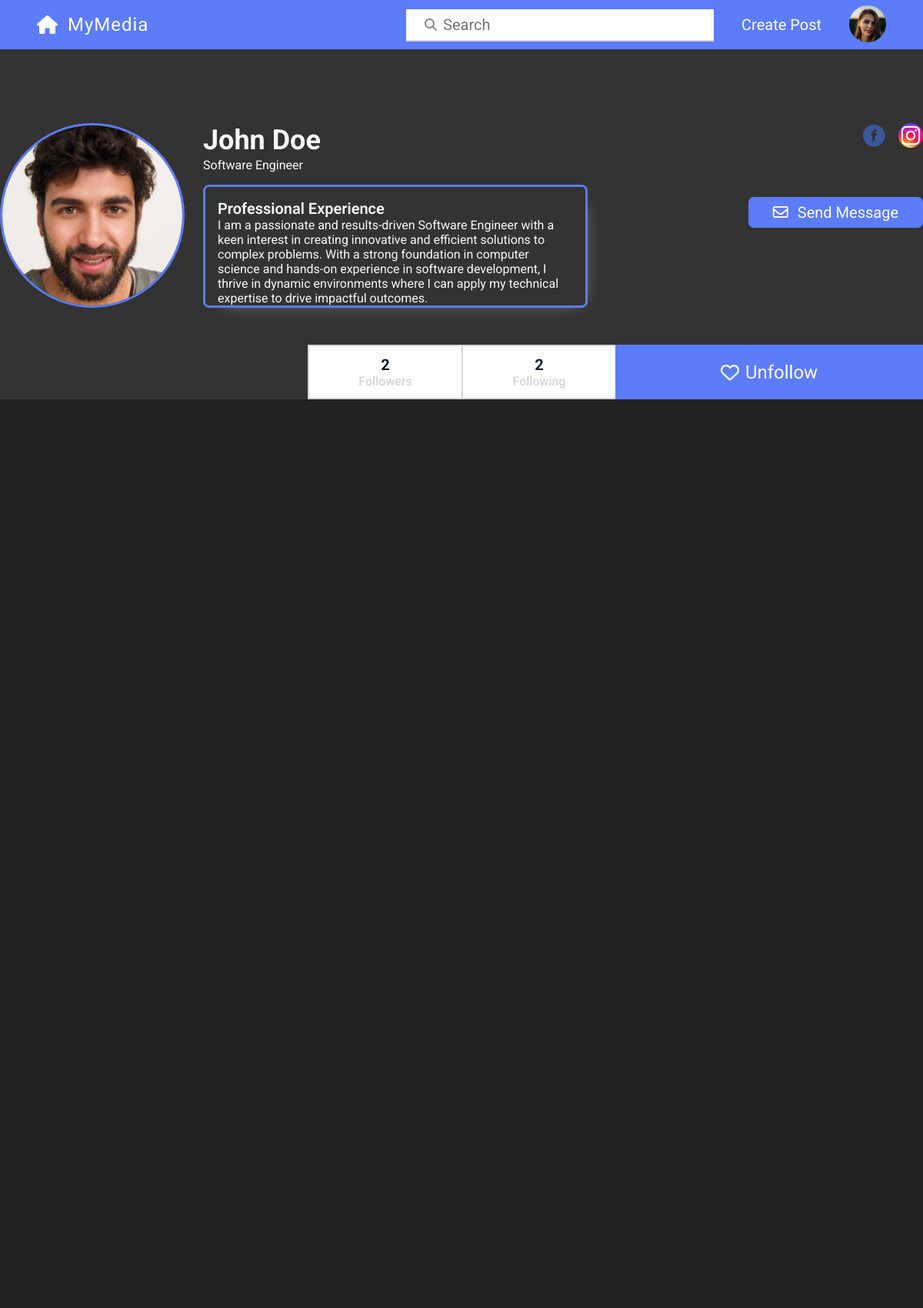
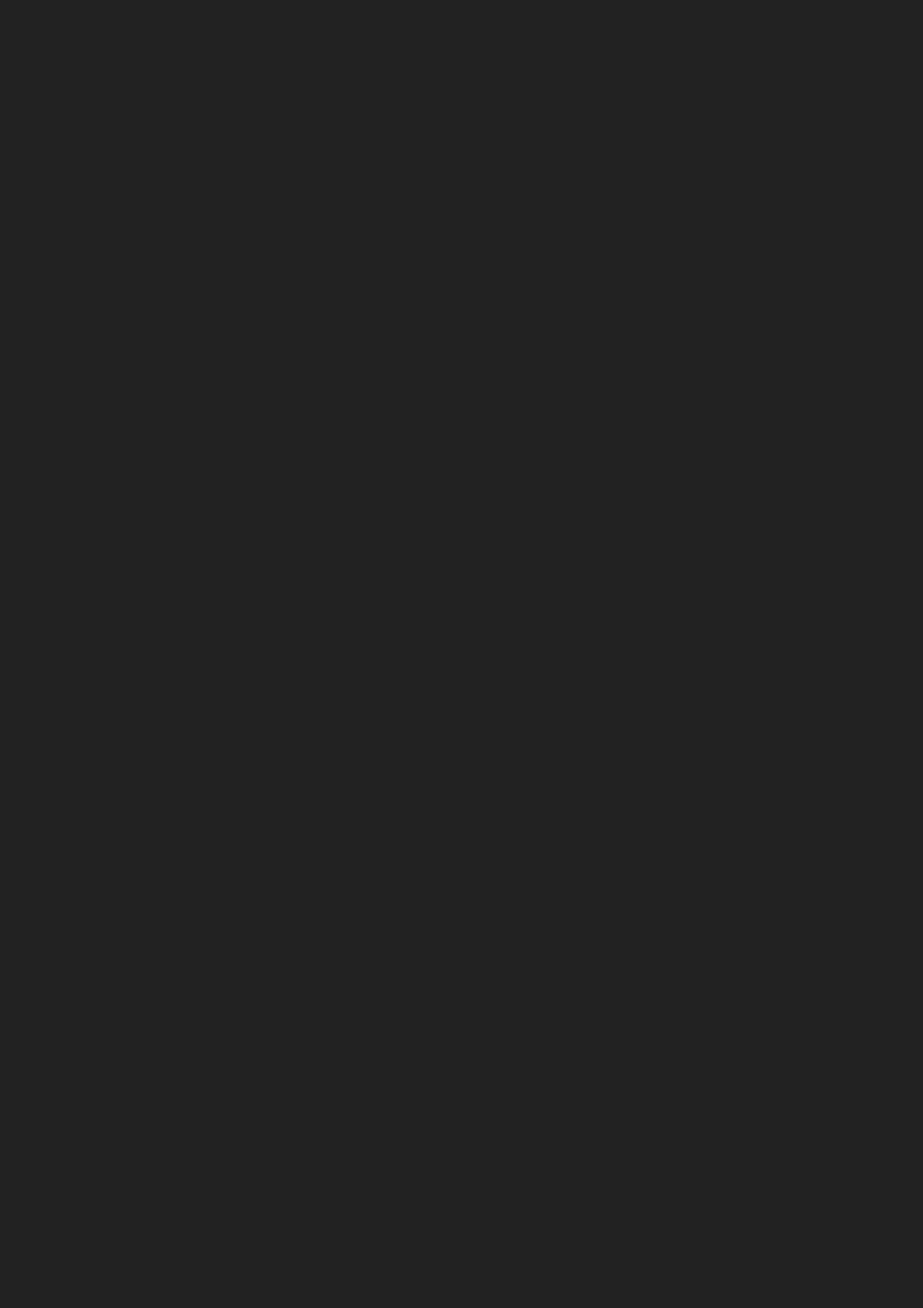
The page /php/views/userProfile.php?userID=1 (signed in, upper part) on the database its author committed (2 pictures, top to bottom).
### tables this page shows
CREATE TABLE `users` (
  `id` int(10) UNSIGNED NOT NULL,
  `name` varchar(255) NOT NULL,
  `surname` varchar(255) NOT NULL,
  `username` varchar(255) NOT NULL,
  `email` varchar(255) NOT NULL,
  `job` varchar(255) NOT NULL,
  `bio` text NOT NULL,
  `password` varchar(255) DEFAULT NULL
);

### php/models/Model.php (called while the page is built, shortened)
<?php
class Model {
    private $host = "localhost";
    private $dbname = "socialmediaapp";
    private $username = "root";
    private $password = "";
    protected $conn;
    protected function __construct() {
        try {
            $this->conn = new PDO("mysql:host=$this->host;dbname=$this->dbname;charset=utf8mb4", $this->username, $this->password);
            $this->conn->setAttribute(PDO::ATTR_ERRMODE, PDO::ERRMODE_EXCEPTION);
        } catch (PDOException $e) {
            echo "Connection failed: " . $e->getMessage();
            die();
        }
    }
    protected function prepareQuery($query)
    {
       return $this->conn->prepare($query);
    }
}
?>

### php/models/UserModel.php (called while the page is built, shortened)
<?php
require_once "Model.php";
class UserModel extends Model {
    public function getAllUserDataById($userID)
    {
        $query = "SELECT name,surname,username,email,job,bio,twitterLink,instagramLink,facebookLink,linkedinLink FROM users LEFT OUTER JOIN sociallinks on users.id=sociallinks.user_id WHERE users.id = :userID";
        $stmt = $this->prepareQuery($query);
        $stmt->bindParam(":userID",$userID);
        $stmt->execute();
        $row = $stmt->fetch(PDO::FETCH_ASSOC);
        $data[]=array(
            'name'=>$row['name'],
            'surname'=>$row['surname'],
            'username'=>$row['username'],
            'email'=>$row['email'],
            'job'=>$row['job'],
            'bio'=>$row['bio'],
            'twitter'=>$row['twitterLink'],
            'facebook'=>$row['facebookLink'],
            'instagram'=>$row['instagramLink'],
            'linkedin'=>$row['linkedinLink'],
        );
        return $data;
    }
    public function getUserFollowersAndFollowingCount($userID){
        $query = "
            SELECT
                SUM(CASE WHEN follower_id = :userID THEN 1 ELSE 0 END) AS following_count,
                SUM(CASE WHEN following_id = :userID THEN 1 ELSE 0 END) AS followers_count
            FROM follows
            WHERE follower_id = :userID OR following_id = :userID
        ";
        $stmt = $this->prepareQuery($query);
        $stmt->bindParam(":userID", $userID);
        $stmt->execute();
        $row = $stmt->fetch(PDO::FETCH_ASSOC);
        return [
            'followers_count' => $row['followers_count'],
            'following_count' => $row['following_count'],
        ];
    }
}
?>

### php/views/userProfile.php (the view, shortened to what this page needs)
<!DOCTYPE html>
<html lang="en">
<head>
    <link rel="stylesheet" href="../../styles/main.css">
    <link rel="stylesheet" href="../../styles/userProfile.css">
</head>
<body data-theme='dark'>
    <?php
    include "../models/UserModel.php";
    $userID = isset($_GET['userID']) ? $_GET['userID'] : -1;
    $photoURLProfile = file_exists("../../images/profilePhotos/userPhoto_".$userID.".png")?"../../images/profilePhotos/userPhoto_".$userID.'.png':'../../images/profilePhotos/userPhoto_default.png';
    $userModel = new UserModel();
    $userData = $userModel->getAllUserDataById($userID);
    if ($userData[0]) {
        $name = $userData[0]['name'];
        $surname = $userData[0]['surname'];
        $job = $userData[0]['job'];
        $bio =$userData[0]['bio'];
        $instagramLink = $userData[0]['instagram'];
        $facebookLink = $userData[0]['facebook'];
        $followsData = $userModel->getUserFollowersAndFollowingCount($userID);
        $followingCount= $followsData['following_count'];
        $followersCount=  $followsData['followers_count'];
    } else {
        header('Location: 404.php');
    }
    ?>
    <header class="userProfile__section--gray">
    <?php
    require "../includes/navbar.php" ;
    ?>
        <div class="userProfile__header container">
            <div class="userProfile__header__info">
                <img src="<?=$photoURLProfile ?>" class="userProfile__photo"/>
                <div>
                    <h1 class="userProfile__name"><?= $name." ".$surname?></h1>
                    <h2 class="userProfile__occupation"><?= $job?></h2>
                    <p class="userProfile__description <?=$bio==''?'hidden':''?>">
                        <span>Professional Experience</span></br>
                        <?=$bio?>
                    </p>
                </div>
            </div>
            <div class="userProfile__header__socials">
                <ul class="userProfile__socials__container">
                    <?=
                        isset($facebookLink)&&$facebookLink!=NULL?'
                        <li>
                            <a href="'.$facebookLink.'" target="_blank">
                                <img src="../../images/icons/facebookIcon.webp" alt="Facebook Logo" class="userProfile__socials__image"/>
                            </a>
                        </li>':'';
                    ?>
                    <?=
                        isset($instagramLink)&&$instagramLink!=NULL?'
                        <li>
                            <a href="'.$instagramLink.'" target="_blank">
                                <img src="../../images/icons/instagramIcon.webp" alt="Instagram Logo" class="userProfile__socials__image"/>
                            </a>
                        </li>':'';
                    ?>
                </ul>
                <?php
                if($currentUserID==$userID)
                    echo ' <a class="btn--primary" id="message__btn" href="profileSettingsView.php"><i class="fa-solid fa-gear"></i>Edit Profile</a>';
                else{
                    echo ' <a class="btn--primary" id="message__btn" href="conversationView.php"><i class="fa-regular fa-envelope"></i>Send Message</a>';
                }
                ?>
            </div>
        </div>
        <div class="followers__container container">
            <div class="followers__element">
                <h4><?=$followersCount?></h4>
                <p>Followers</p>
            </div>
            <div class="followers__element <?=$currentUserID==$userID?'followers__element__rightBorder':''?>">
                <h4><?=$followingCount?></h4>
                <p>Following</p>
            </div>
            <?php
            if($currentUserID!=$userID)
            {
                $queryStr = 'SELECT follows.id from follows where follower_id = :currentUserID and following_id =:userID;';
                $dsn = "mysql:host=localhost;dbname=socialmediaapp;charset=utf8mb4";
                $username = "root";
                $password = "";
                $pdo = new PDO($dsn, $username, $password);
                $stmt = $pdo->prepare($queryStr);
                $stmt->bindParam(':userID', $userID);
                $stmt->bindParam(':currentUserID', $currentUserID);
                $stmt->execute();
                $rowCount = $stmt->rowCount();
                if ($rowCount > 0) {
                    echo '<button class="btn--primary unfollow__btn" id="followers__btn"><i class="fa-regular fa-heart"></i>Unfollow</button>';
                } else {
                    echo '<button class="btn--primary follow__btn" id="followers__btn"><i class="fa-solid fa-heart"></i>Follow</button>';
                }
            }
            ?>
        </div>
    </header>
    <section class="post__section">
        <?php include "../includes/postContainer.php";
        ?>
    </section>
</body>
</html>

### styles/main.css (style rules this page uses)
:root { --blue-main: #5c7cfa; --blue-main_light:#748ffc; --error-color:#fa5252; --main-light:white; --secondary-light:#d3d4d9; --main-dark:#0a1f30; --section-gray:#edf2ff; --shadow-main:rgba(66, 68, 90, 1); }
* { box-sizing: border-box; padding: 0; margin:0; font-family: 'Roboto', sans-serif; }
html { font-size:62.5%; }
a { text-decoration: none; color:inherit; }
li { list-style-type: none; }
body[data-theme='dark'] { --main-dark:#f8f9fa; --main-light:#333; --section-gray:#222;; --shadow-main:rgb(236, 237, 246); }
body { color:var(--main-dark); background-color:var(--section-gray); }
.container { max-width:144rem; margin:0 auto; }
.btn--primary { text-align: center; background-color:var(--blue-main) ; border:none; color:white; font-size:2rem; padding:0.8rem 1.6rem; border-radius: 7px; cursor:pointer; transition: all 0.2s; }

### styles/userProfile.css (style rules this page uses)
.userProfile__section--gray { background-color: var(--main-light); }
.userProfile__header { display:flex; justify-content: space-between; padding-top:9.6rem; padding-bottom:4.8rem; }
.userProfile__photo { width:24rem; height:24rem;; border:solid 3px var(--blue-main); border-radius:100%; }
.userProfile__name { font-size:3.6rem; margin-bottom:0.2rem; }
.userProfile__occupation { font-size:1.6rem; font-weight: 400; margin-bottom:1.6rem; }
.userProfile__header__info { display:flex; align-items:center; gap:2.4rem; animation: slideRight 1s ease forwards; transform: translateX(-100%); }
.userProfile__header__socials { animation: slideLeft 1s ease forwards; z-index: 0; position:relative; }
.userProfile__description { width:50rem; height:16rem; background-color:var(--main-light); border:solid 3px var(--blue-main); border-radius:8px; box-shadow: 8px 8px 24px -21px var(--shadow-main); font-size:1.6rem; padding:1.6rem; overflow-y:auto; }
.userProfile__description span { font-size:2rem; margin-bottom:1.2rem; font-weight:600; }
.userProfile__socials__container { display:flex; justify-content: flex-end; gap:1.6rem; margin-bottom:6.4rem; height:3.2rem; position:relative; z-index: 0; }
.userProfile__socials__image { width:3.2rem; height:3.2rem; }
#message__btn { padding-left:3.2rem; padding-right:3.2rem; display:flex; gap:1.2rem; align-items: center; }
.followers__container { display:flex; justify-content: flex-end; animation: slideLeft 1s ease forwards; transform: translateX(100%); }
.followers__element { background-color:white; color:#0a1f30; width:20rem; display:flex; flex-direction: column; align-items: center; justify-content: center; padding:1.2rem; border:2px solid var( --secondary-light); border-right:none; }
.followers__element h4 { font-size:2rem; }
.followers__element p { font-size:1.6rem; font-weight:500; color:var( --secondary-light); }
#followers__btn { width:40rem; font-size:2.4rem; display:flex; gap:0.8rem; justify-content: center; align-items: center; border-radius:0px !important; }

### styles/postContainer.css (style rules this page uses)
.post__section { padding:9.6rem; display:flex; flex-direction: column; gap:6.4rem; background-color: var(--section-gray); }

### rows shown on the page
users: name "John", surname "Doe", job "Software Engineer", bio "I am a passionate and results-driven Software Engineer with a keen interest in creating innovative and efficient solutions to complex problems. With a strong foundation in computer science and hands-on experience in software development, I thrive in dynamic environments where I can apply my technical expertise to drive impactful outcomes."

### other values the page prints
$followersCount "2"
$followingCount "2"
